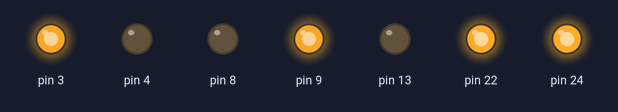
Simulated run of this sketch. Board: Arduino Mega 2560, built with avr-gcc and run on an emulated ATmega2560. Shown: output pins drawn as LEDs (lit = HIGH).

Above: at 0.05 s.
At 2.25 s:
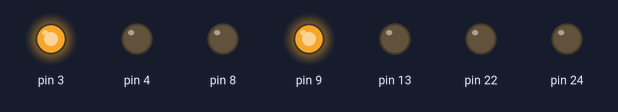
At 3.35 s:
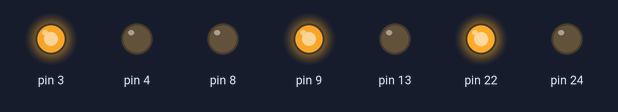
At 4.45 s:
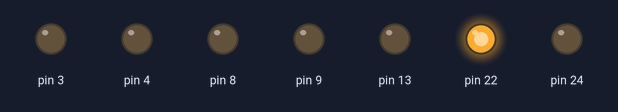
At 6.65 s:
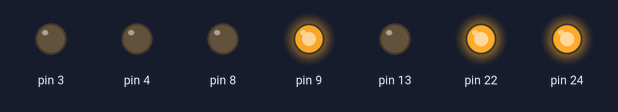
At 8.9 s:
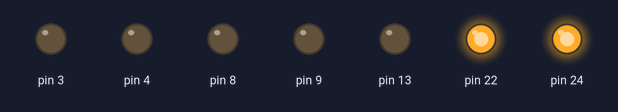
Timing chart, 0 to 11.6 s (numbered marks = the images above):
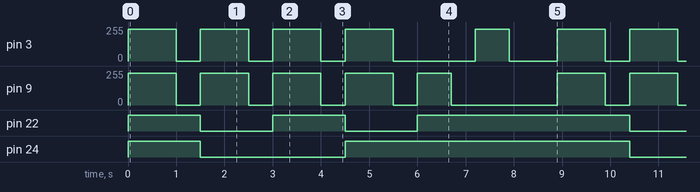

Measured:
- by itself, pin 3: repeats every 8.9 s: 3 × (0/255 0.50 s, 240/255 1.0 s), 0/255 1.7 s, 240/255 0.70 s, 0/255 1.0 s, 240/255 1.0 s
- by itself, pin 9: repeats every 8.9 s: 3 × (0/255 0.50 s, 240/255 1.0 s), 0/255 0.50 s, 240/255 0.70 s, 0/255 2.2 s, 240/255 1.0 s
- by itself, pin 22: repeats every 8.9 s: LOW 1.5 s, HIGH 1.5 s, LOW 1.5 s, HIGH 4.4 s
- by itself, pin 24: repeats every 8.9 s: LOW 3.0 s, HIGH 5.9 s

The sketch:

motor_control_demo.ino
```cpp
#include "drive.h"


void setup() {
  pinMode(4, OUTPUT);
  pinMode(8, OUTPUT);
  pinMode(9, OUTPUT);
  pinMode(4, OUTPUT);
  pinMode(22, OUTPUT);
  pinMode(24, OUTPUT);
  pinMode(13, OUTPUT);
}

void loop() {
  Drive_forward();
  delay(1000);
  Drive_stop();
  delay(500);
  Drive_backward();
  delay(1000);
  Drive_stop();
  delay(500);
  Drive_spin_left();
  delay(1000);
  Drive_stop();
  delay(500);
  Drive_spin_right();
  delay(1000);
  Drive_stop();
  delay(500);
  Drive_pivot_left();
  delay(700);
  Drive_stop();
  delay(500);
  Drive_pivot_right();
  delay(700);
  Drive_stop();
  delay(1000);
}
```
